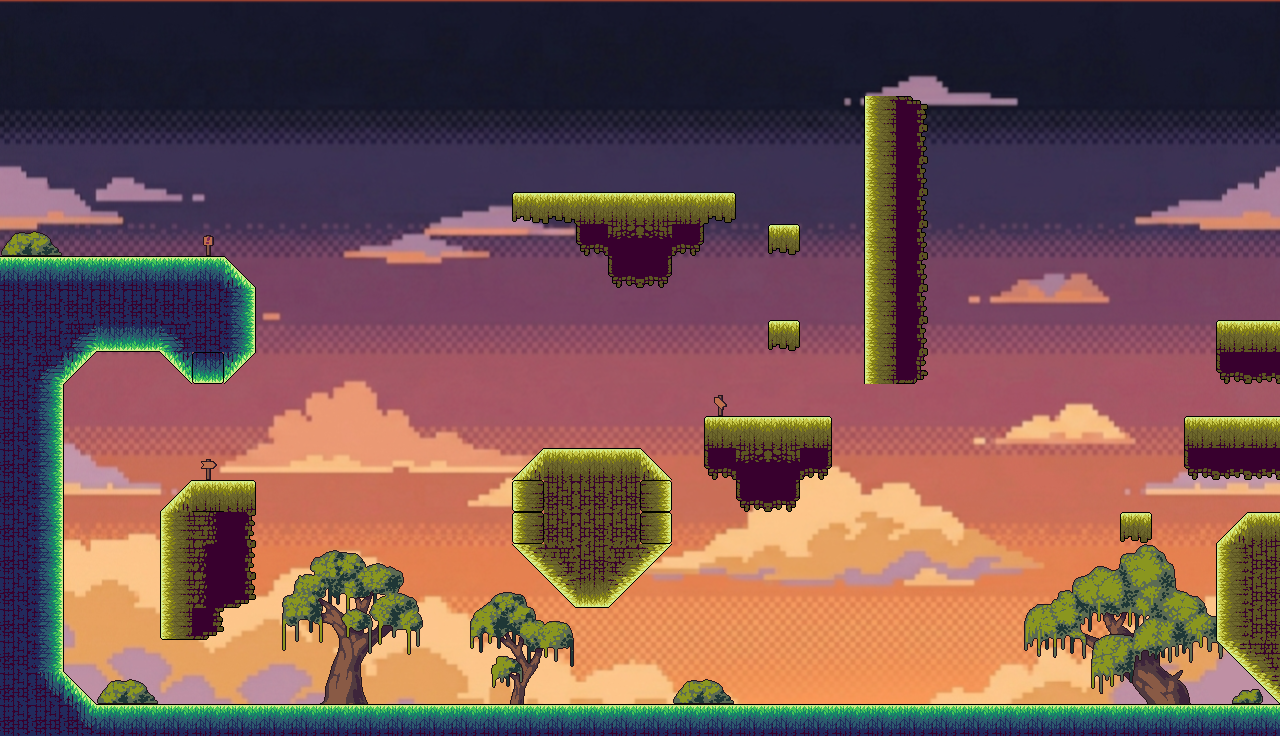

Tiled map render using the project's own tile images. Description and the whole map definition, tile-layer contents included, below:
An orthogonal 40x23 tile map with 32x32 px tiles, 2 tile layers (Capa de patrones 2, Platforms), 7 tilesets, 1 image layer.

<map version="1.10" tiledversion="1.12.1" orientation="orthogonal" renderorder="right-down" width="40" height="23" tilewidth="32" tileheight="32" infinite="0" nextlayerid="4" nextobjectid="1">
 <tileset firstgid="1" source="Tileset_Tierra_.tsx" />
 <tileset firstgid="97" source="Tileset_cielo.tsx" />
 <tileset firstgid="193" source="Tileset_Cielo_girado.tsx" />
 <tileset firstgid="289" source="Tileset_Tierra_girado.tsx" />
 <tileset firstgid="385" source="Decoracion/Arboles.tsx" />
 <tileset firstgid="517" source="Decoracion/Arbustos.tsx" />
 <tileset firstgid="553" source="Decoracion/Señales.tsx" />
 <imagelayer id="2" name="Capa de Imagen 1">
  <image source="../Mapas/Cielo arriba.png" width="1280" height="736" />
 </imagelayer>
 <layer id="3" name="Capa de patrones 2" width="40" height="23">
  <data encoding="csv">
0,0,0,0,0,0,0,0,0,0,0,0,0,0,0,0,0,0,0,0,0,0,0,0,0,0,0,0,0,0,0,0,0,0,0,0,0,0,0,0,
0,0,0,0,0,0,0,0,0,0,0,0,0,0,0,0,0,0,0,0,0,0,0,0,0,0,0,0,0,0,0,0,0,0,0,0,0,0,0,0,
0,0,0,0,0,0,0,0,0,0,0,0,0,0,0,0,0,0,0,0,0,0,0,0,0,0,0,0,0,0,0,0,0,0,0,0,0,0,0,0,
0,0,0,0,0,0,0,0,0,0,0,0,0,0,0,0,0,0,0,0,0,0,0,0,0,0,0,0,0,0,0,0,0,0,0,0,0,0,0,0,
0,0,0,0,0,0,0,0,0,0,0,0,0,0,0,0,0,0,0,0,0,0,0,0,0,0,0,0,0,0,0,0,0,0,0,0,0,0,0,0,
0,0,0,0,0,0,0,0,0,0,0,0,0,0,0,0,0,0,0,0,0,0,0,0,0,0,0,0,0,0,0,0,0,0,0,0,0,0,0,0,
0,0,0,0,0,0,0,0,0,0,0,0,0,0,0,0,0,0,0,0,0,0,0,0,0,0,0,0,0,0,0,0,0,0,0,0,0,0,0,0,
525,526,0,0,0,0,555,0,0,0,0,0,0,0,0,0,0,0,0,0,0,0,0,0,0,0,0,0,0,0,0,0,0,0,0,0,0,0,0,0,
0,0,0,0,0,0,0,0,0,0,0,0,0,0,0,0,0,0,0,0,0,0,0,0,0,0,0,0,0,0,0,0,0,0,0,0,0,0,0,0,
0,0,0,0,0,0,0,0,0,0,0,0,0,0,0,0,0,0,0,0,0,0,0,0,0,0,0,0,0,0,0,0,0,0,0,0,0,0,0,0,
0,0,0,0,0,0,0,0,0,0,0,0,0,0,0,0,0,0,0,0,0,0,0,0,0,0,0,0,0,0,0,0,0,0,0,0,0,0,0,0,
0,0,0,0,0,0,0,0,0,0,0,0,0,0,0,0,0,0,0,0,0,0,0,0,0,0,0,0,0,0,0,0,0,0,0,0,0,0,0,0,
0,0,0,0,0,0,0,0,0,0,0,0,0,0,0,0,0,0,0,0,0,0,559,0,0,0,0,0,0,0,0,0,0,0,0,0,0,0,0,0,
0,0,0,0,0,0,0,0,0,0,0,0,0,0,0,0,0,0,0,0,0,0,0,0,0,0,0,0,0,0,0,0,0,0,0,0,0,0,0,0,
0,0,0,0,0,0,553,0,0,0,0,0,0,0,0,0,0,0,0,0,0,0,0,0,0,0,0,0,0,0,0,0,0,0,0,0,0,0,0,0,
0,0,0,0,0,0,0,0,0,0,0,0,0,0,0,0,0,0,0,0,0,0,0,0,0,0,0,0,0,0,0,0,0,0,0,0,0,0,0,0,
0,0,0,0,0,0,0,0,0,0,0,0,0,0,0,0,0,0,0,0,0,0,0,0,0,0,0,0,0,0,0,0,0,0,0,0,0,0,0,0,
0,0,0,0,0,0,0,0,457,458,459,460,461,462,0,0,0,0,0,0,0,0,0,0,0,0,0,0,0,0,0,0,385,386,387,388,389,390,391,0,
0,0,0,0,0,0,0,0,469,470,471,472,473,474,404,405,406,407,0,0,0,0,0,0,0,0,0,0,0,0,0,0,397,398,399,400,401,402,403,0,
0,0,0,0,0,0,0,0,481,482,483,484,485,486,416,417,418,419,0,0,0,0,0,0,0,0,0,0,0,0,0,0,409,410,411,412,413,414,415,0,
0,0,0,0,0,0,0,0,493,494,495,496,497,498,428,429,430,431,0,0,0,0,0,0,0,0,0,0,0,0,0,0,421,422,423,424,425,426,427,0,
0,0,0,525,526,0,0,0,505,506,507,508,509,510,440,441,442,443,0,0,0,525,526,0,0,0,0,0,0,0,0,0,433,434,435,436,437,438,523,524,
0,0,0,0,0,0,0,0,0,0,0,0,0,0,0,0,0,0,0,0,0,0,0,0,0,0,0,0,0,0,0,0,445,446,447,448,449,450,451,0
</data>
 </layer>
 <layer id="1" name="Platforms" width="40" height="23">
  <data encoding="csv">
0,0,0,0,0,0,0,0,0,0,0,0,0,0,0,0,0,0,0,0,0,0,0,0,0,0,0,0,0,0,0,0,0,0,0,0,0,0,0,0,
0,0,0,0,0,0,0,0,0,0,0,0,0,0,0,0,0,0,0,0,0,0,0,0,0,0,0,0,0,0,0,0,0,0,0,0,0,0,0,0,
0,0,0,0,0,0,0,0,0,0,0,0,0,0,0,0,0,0,0,0,0,0,0,0,0,0,0,0,0,0,0,0,0,0,0,0,0,0,0,0,
0,0,0,0,0,0,0,0,0,0,0,0,0,0,0,0,0,0,0,0,0,0,0,0,0,0,0,3221225680,3221225740,0,0,0,0,0,0,0,0,0,0,0,
0,0,0,0,0,0,0,0,0,0,0,0,0,0,0,0,0,0,0,0,0,0,0,0,0,0,0,3221225680,3221225732,0,0,0,0,0,0,0,0,0,0,0,
0,0,0,0,0,0,0,0,0,0,0,0,0,0,0,0,0,0,0,0,0,0,0,0,0,0,0,3221225680,3221225732,0,0,0,0,0,0,0,0,0,0,0,
0,0,0,0,0,0,0,0,0,0,0,0,0,0,0,0,145,146,98,98,2147483746,98,147,0,0,0,0,3221225680,3221225732,0,0,0,0,0,0,0,0,0,0,0,
0,0,0,0,0,0,0,0,0,0,0,0,0,0,0,0,0,0,152,110,2147483758,2147483800,0,0,148,0,0,3221225680,3221225732,0,0,0,0,0,0,0,0,0,0,0,
2,2,2,2,2,2,2,42,0,0,0,0,0,0,0,0,0,0,0,152,2147483800,0,0,0,0,0,0,3221225680,3221225732,0,0,0,0,0,0,0,0,0,0,0,
24,24,24,24,24,24,24,304,0,0,0,0,0,0,0,0,0,0,0,0,0,0,0,0,0,0,0,3221225680,3221225732,0,0,0,0,0,0,0,0,0,0,0,
24,24,2684354614,3221225474,3221225474,1610612791,24,304,0,0,0,0,0,0,0,0,0,0,0,0,0,0,0,0,148,0,0,3221225680,3221225732,0,0,0,0,0,0,0,0,0,97,98,
24,2684354614,3221225515,0,0,3221225514,3221225490,3221225515,0,0,0,0,0,0,0,0,0,0,0,0,0,0,0,0,0,0,0,3221225680,3221225724,0,0,0,0,0,0,0,0,0,152,153,
24,304,0,0,0,0,0,0,0,0,0,0,0,0,0,0,0,0,0,0,0,0,0,0,0,0,0,0,0,0,0,0,0,0,0,0,0,0,0,0,
24,304,0,0,0,0,0,0,0,0,0,0,0,0,0,0,0,0,0,0,0,0,97,98,2147483746,2147483745,0,0,0,0,0,0,0,0,0,0,0,97,98,98,
24,304,0,0,0,0,0,0,0,0,0,0,0,0,0,0,139,98,2147483746,2147483746,2147483787,0,152,110,2147483758,2147483800,0,0,0,0,0,0,0,0,0,0,0,152,153,153,
24,304,0,0,0,2147483786,2147483751,2147483745,0,0,0,0,0,0,0,0,1610612850,120,2147483768,2147483768,3758096498,0,0,152,2147483800,0,0,0,0,0,0,0,0,0,0,0,0,0,0,0,
24,304,0,0,0,2147483856,2147483863,2147483908,0,0,0,0,0,0,0,0,1610612850,120,2147483768,2147483768,3758096498,0,0,0,0,0,0,0,0,0,0,0,0,0,0,148,0,0,2147483786,2147483746,
24,304,0,0,0,2147483856,2147483855,2147483908,0,0,0,0,0,0,0,0,1610612875,1610612887,2147483768,3758096535,3758096523,0,0,0,0,0,0,0,0,0,0,0,0,0,0,0,0,0,536871010,2147483768,
24,304,0,0,0,2147483856,2147483855,2147483916,0,0,0,0,0,0,0,0,0,1610612875,1073741922,3758096523,0,0,0,0,0,0,0,0,0,0,0,0,0,0,0,0,0,0,536871010,2147483768,
24,304,0,0,0,2147483864,2147483916,0,0,0,0,0,0,0,0,0,0,0,0,0,0,0,0,0,0,0,0,0,0,0,0,0,0,0,0,0,0,0,536871010,2147483768,
24,304,0,0,0,0,0,0,0,0,0,0,0,0,0,0,0,0,0,0,0,0,0,0,0,0,0,0,0,0,0,0,0,0,0,0,0,0,536871050,536871062,
24,54,42,0,0,0,0,0,0,0,0,0,0,0,0,0,0,0,0,0,0,0,0,0,0,0,0,0,0,0,0,0,0,0,0,0,0,0,0,536871050,
24,24,54,2,2,2,2,2,2,2,2,2,2,2,2,2,2,2,2,2,2,2,2,2,2,2,2,2,2,2,2,2,2,2,2,2,2,2,2,2
</data>
 </layer>
</map>
